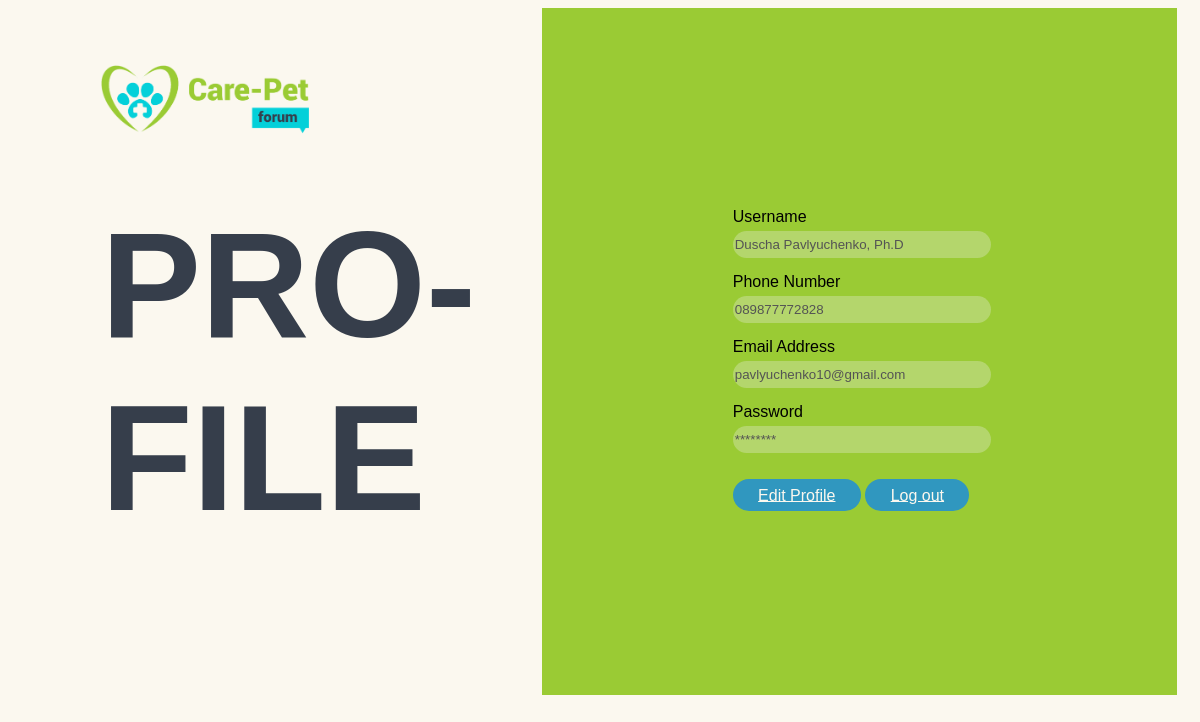
The app's page /profile.php (signed in) with its own data.
### tables this page shows
CREATE TABLE `users` (
  `id_user` int(11) NOT NULL,
  `id_status` int(11) DEFAULT NULL,
  `name_user` varchar(255) DEFAULT NULL,
  `email_user` varchar(255) DEFAULT NULL,
  `password_user` varchar(64) DEFAULT NULL,
  `phone_user` varchar(15) DEFAULT NULL
);

### profile.php (the view, shortened to what this page needs)
<!DOCTYPE html>
<html lang="en">
<head>
    <link rel="stylesheet" type="text/css" href="assets/css/styles.css">
</head>
<body>
    <div class="container">
        <div class="content-left">
            <a href="index.php"><img src="assets/img/logo.png"></a>
            <div class="title">PRO-<br>FILE</div>
        </div>
        <?php
        $name_session = $_SESSION['name_user'];
        include "system/connect.php";
        $statement = $db->prepare("SELECT * FROM users WHERE name_user=:name_user");
        $statement->bindValue(":name_user", $name_session);
        $statement->execute();
        foreach ($statement as $row) {
        ?>
            <div class="content-right">
                <div class="form">
                    <div class="field">
                        <label>Username</label>
                        <br>
                        <input type="text" name="name_user" class="inp" placeholder="&emsp;Duscha Pavlyuchenko" value="<?php echo "{$row['name_user']}"; ?>" disabled>
                    </div>
                    <div class="field">
                        <label>Phone Number</label>
                        <br>
                        <input type="text" name="phone_user" class="inp" placeholder="&emsp;08789898xxxx" value="<?php echo "{$row['phone_user']}"; ?>" disabled>
                    </div>
                    <div class="field">
                        <label>Email Address</label>
                        <br>
                        <input type="text" name="email_user" class="inp" placeholder="&emsp;example@gmail.com" value="<?php echo "{$row['email_user']}"; ?>" disabled>
                    </div>
                    <div class="field">
                        <label>Password</label>
                        <br>
                        <input type="text" name="password_user" class="inp" placeholder="&emsp;**********" value="<?php echo "********"; ?>" disabled>
                    </div>
                    <br>
                <?php } ?>
                <a href="editprofile.php" class="btn-blue"> Edit Profile</a>
                <a href="logout.php" class="btn-blue">Log out</a>
                </div>
            </div>
    </div>
</body>
</html>

### assets/css/styles.css (style rules this page uses)
body { background-color: #fbf8ef; font-family: Arial, Helvetica, sans-serif; }
.container { padding-left: 15px; padding-right: 15px; }
.content-left { float: left; width: 45%; }
.content-left img { padding: 10% 15%; width: 40%; }
.content-left .title { padding: 1% 15%; font-weight: bold; font-size: 150px; color: #363e4b; }
.content-right { background-color: #9acb34; float: right; width: 55%; }
.content-right .form { padding: 30%; }
.content-right .form .btn-blue { padding: 3% 10%; margin-top: 5px; border-radius: 20px; border: none; color: #fbf8ef; background-color: #3097bf; }
.content-right .form .field { margin: 10px 0px; }
.content-right .form .field input { margin: 5px 0px; }
.content-right .form .inp { height: 25px; width: 100%; border-radius: 25px; border: none; }

### records on screen
users: name_user "Duscha Pavlyuchenko, Ph.D", phone_user "089877772828", email_user "pavlyuchenko10@gmail.com"
